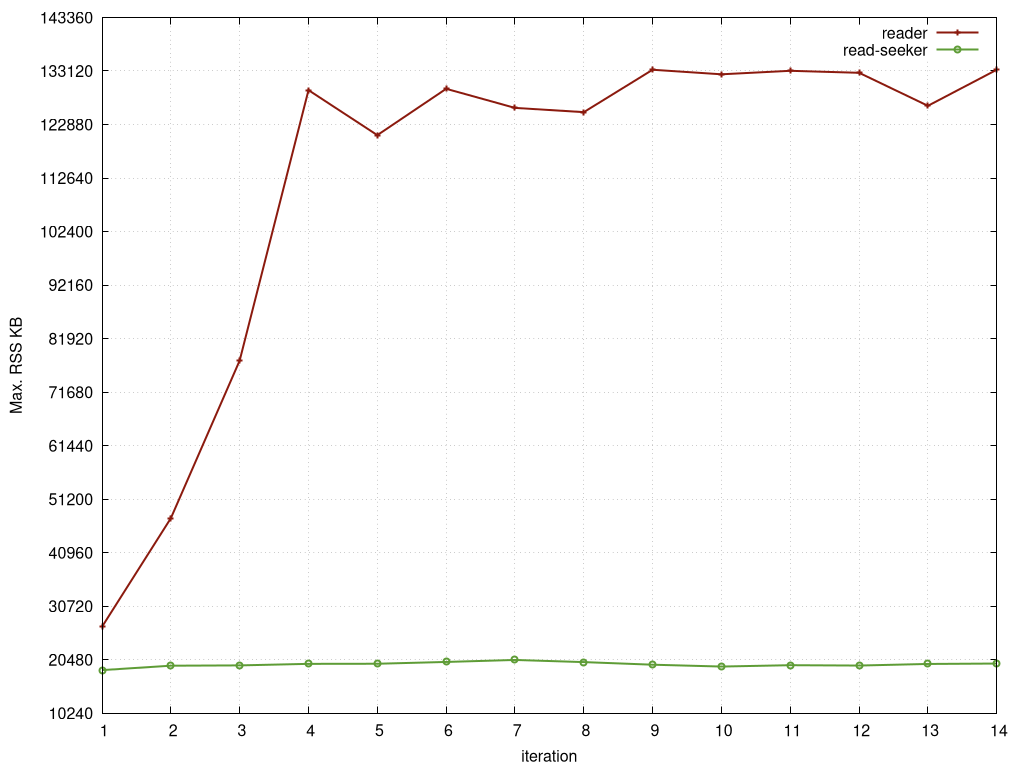

gnuplot code for this plot:
set datafile separator ","

set term pngcairo size 1024,768
set output 'graph.png'

set xlabel "iteration"
set ylabel "Max. RSS KB"
set xtics 1
set ytics 10240

set style line 1 lc rgb '#8b1a0e' pt 1 ps 1 lt 1 lw 2 # --- red
set style line 2 lc rgb '#5e9c36' pt 6 ps 1 lt 1 lw 2 # --- green

set style line 12 lc rgb '#808080' lt 0 lw 1
set grid back ls 12
plot 'logs/with-reader.log' using 1:2 with linespoints linestyle 1 title "reader", \
     'logs/with-read-seeker.log' using 1:2 with linespoints linestyle 2 title "read-seeker"
